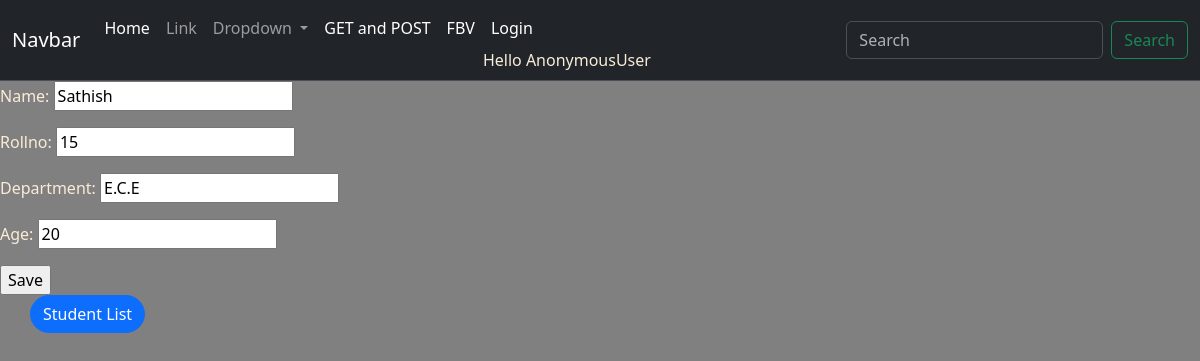
Page /1/studentupdate on the committed database.
### appname/models.py (models this page shows)
class Student(models.Model):
    name = models.CharField(max_length=100)
    rollno = models.IntegerField()
    department = models.CharField(max_length=20)
    age = models.IntegerField()

### appname/views.py (the view)
# urls.py: path('<pk>/studentupdate',StudentUpdate.as_view(),name = 'studentupdate'),
class StudentUpdate(UpdateView):
	model = Student
	fields = "__all__"
	template_name = 'CBV/studentupdate.html'
	success_url ="/"

### templates/CBV/studentupdate.html (shortened to what this page needs)
{% include 'base.html' %}
{% block content %}
        <form method="post">
            {{ form.as_p }}
            <input type="submit" value="Save">
        </form>
        <a href="{% url 'appname:studentlist'%}" class="btn btn-primary" style="border-radius: 20px; margin-left: 30px;">
            Student List
    </a>
{% endblock %}

### templates/base.html (style rules this page uses)
body { background-color: grey; color: antiquewhite; }

### rows in the picture
Student: name "Sathish", rollno "15", department "E.C.E", age "20"

### other values in the picture
{{ user }} "AnonymousUser"
